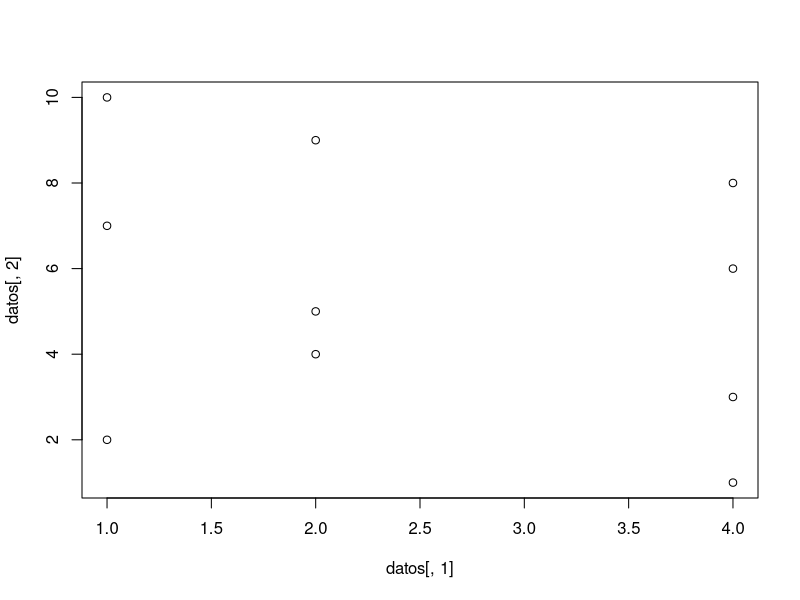
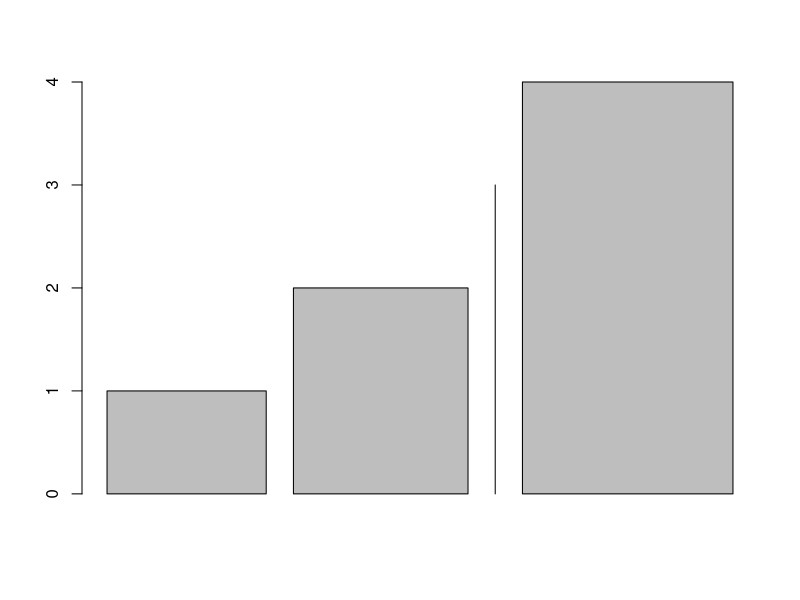

These charts were generated, in order, by the following R code:
library(lattice)
nucleos <- 4
tareas <- 10

#####TIEMPO DE TAREAS#####
tiempo.tareas <- data.frame()
tiempo.tareas <- cbind(sample(nucleos, tareas, replace=TRUE), round(runif(1:tareas, 1, 20)))
colnames(tiempo.tareas) <- c("Nucleo","Tiempo")
tareas.original <- tiempo.tareas
colnames(tareas.original) <- c("Nucleo","Tiempo")

#####TIEMPO DE NUCLEOS#####
tiempo.nucleos <- data.frame()
tiempo.nucleos <- cbind(1:nucleos, rep(sum(tiempo.tareas[,2]), nucleos))
tiempo.nucleo <- tiempo.nucleos
colnames(tiempo.nucleos) <- c("Nucleo", "Tiempo maximo")

datos <- data.frame()
#datos <- data.frame(nucleo=double(), tarea=double(), tiempo.ingreso=double(), tiempo.salida=double(), tiempo.tarea=double())
# for(j in 1:tareas){
#   datos <- cbind(rep("NA", tareas), "NA", "NA", "NA", "NA")
# }
# colnames(datos) <- c("Nucleo", "Tarea", "Momento Ingreso", "Momento salida", "Tiempo Tarea")
datos.aux <- data.frame(nucleo=double(), tarea=double(), tiempo.tarea=double(), tiempo.ingreso=double(), tiempo.nucleo=double(), tiempo.salida=double(), activo=character())
for(i in 1:nucleos){
  datos.aux <- cbind(1:nucleos, 0, 0, 0, 0, 0, "No")
}
colnames(datos.aux) <- c("Nucleo", "Tarea", "Tiempo Tarea", "Momento Ingreso", "Tiempo en nucleo", "Momento Salida", "Activo")

####### ASIGNACION  ##########
s <- 0
c <- 0
for(k in 1:100){
  for(i in 1:tareas){
    for(j in 1:nucleos){
      if(tiempo.tareas[i,1] <= tiempo.nucleo[j,1]){
        if(datos.aux[j,7]=="No"){
        datos.aux[j,] <- c(datos.aux[j,1], i, tiempo.tareas[i,2], k-1, c, s, "Si")
        tiempo.nucleos[j,2] <- tiempo.nucleos[j,2] - tareas.original[i,2]
        tiempo.tareas[i,] <- Inf 
        break 
        }
        break
      }
    }
  }
  
  for(p in 1:nucleos){
    if(k != 1){
      if(datos.aux[p,5]!= datos.aux[p,3]){
        datos.aux[p,5] <- as.numeric(datos.aux[p,5]) + 1
        if(datos.aux[p,5]==datos.aux[p,3]){
          if(datos.aux[p,7]=="Si"){
            datos.aux[p,6] <- k
            datos <- rbind(datos, as.numeric(datos.aux[p,1:6]))
            datos.aux[p,] <- c(datos.aux[p,1], 0, 0, 0, 0, 0, "No")
          }
        }
      }
    }
  }
}
for(l in 1:tareas){
  if(datos[l,4]==0){
    datos[l,4] <- 1
  }
}
colnames(datos) <- c("Nucleo", "Tarea", "Tiempo Tarea", "Momento Ingreso", "Tiempo en nucleo", "Momento Salida")

a <- tiempo.nucleo[,2] - tiempo.nucleos[,2]
plot(datos[,1], datos[,2])
barplot(1:nucleos, a)

